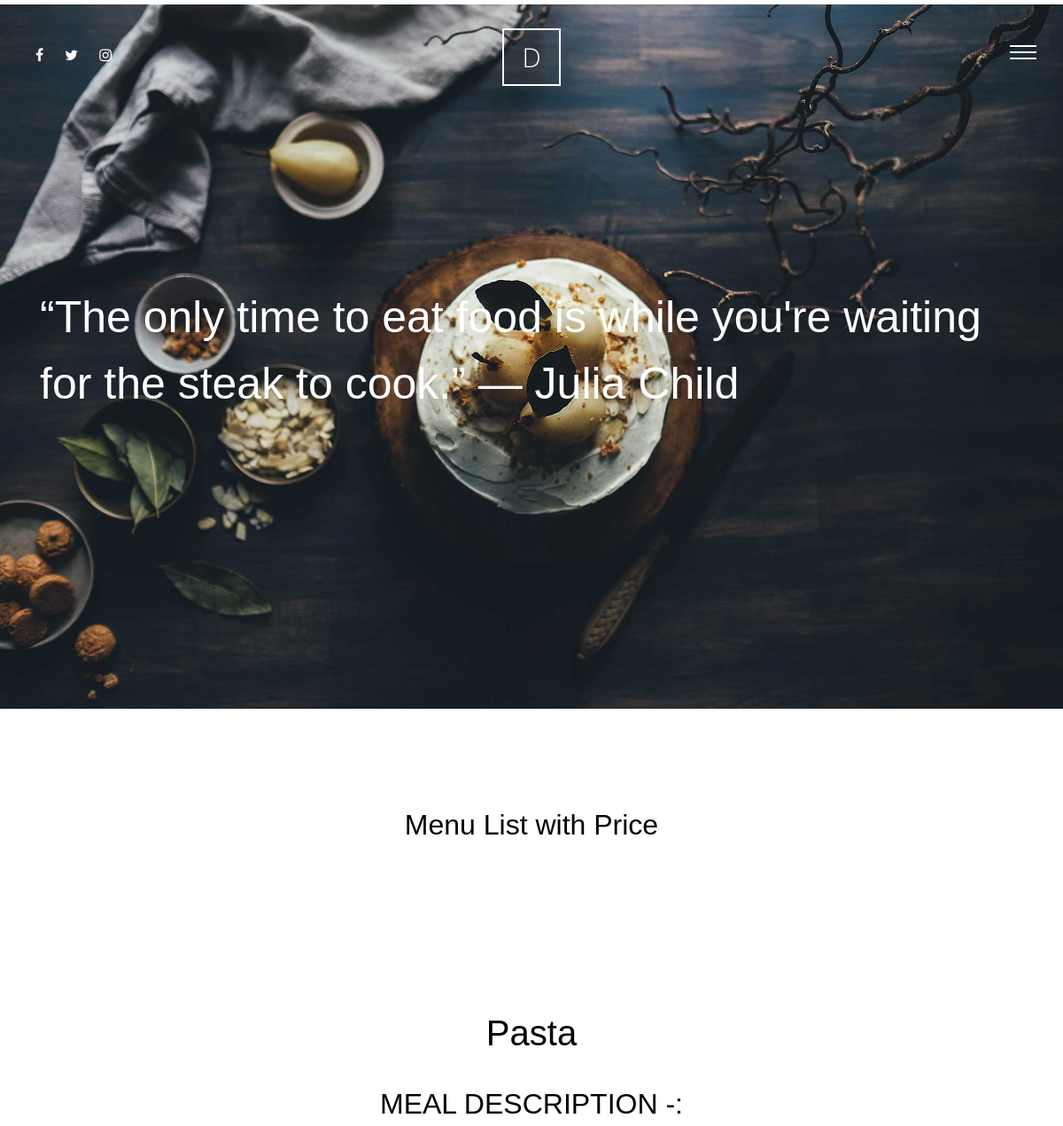
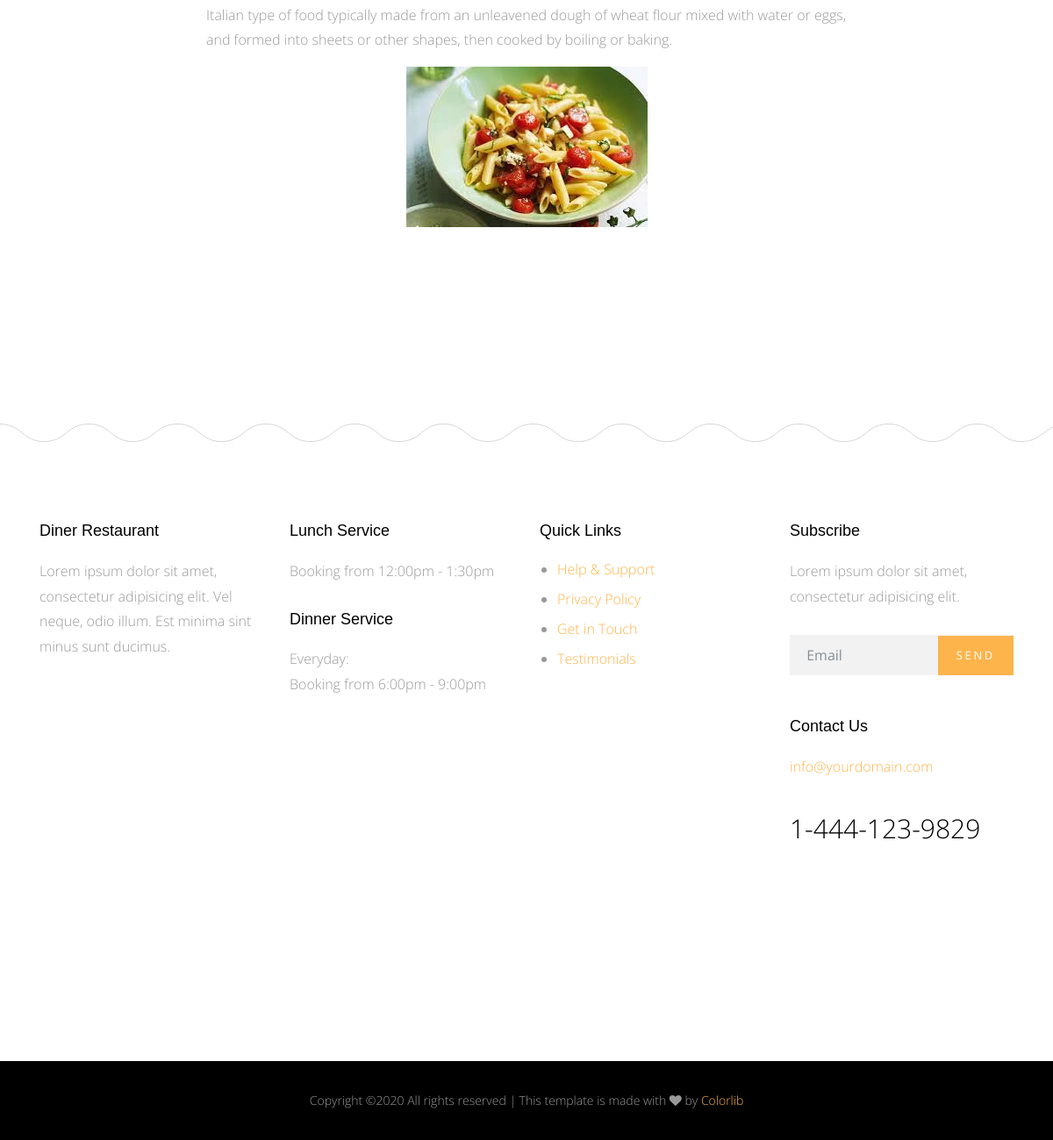
The app's page /pasta with its own data (2 pictures, top to bottom).
### meals/models.py (models this page shows, shortened)
class Meals(models.Model):
    name = models.CharField(max_length=50)
    description = models.TextField(max_length=500)
    people = models.IntegerField()
    price = models.DecimalField(max_digits=5, decimal_places=2)
    preperation_time = models.IntegerField()
    image = models.ImageField(upload_to='meals/')
    slug = models.SlugField(blank=True, null=True)
    category = models.ForeignKey('Category', on_delete=models.SET_NULL, null=True)
    def __str__(self):
        return self.name
    class Meta:
        verbose_name_plural = 'Meals'

### meals/views.py (the view)
# urls.py: path('<slug:slug>', views.meal_detail, name='meal_detail')
def meal_detail(request, slug):
    meal_detail = Meals.objects.get(slug=slug)
    contex = {'meal_detail': meal_detail}
    return render(request, 'Meals/detail.html', contex)

### meals/templates/Meals/detail.html
{% extends 'base.html' %}
{% block com %}
<div class="section">
    <div class="container">
        <div class="row justify-content-center">
          <h1>{{ meal_detail| title }}</h1>
        </div>
        <br>
            <div class="row justify-content-center">
            <h2>MEAL DESCRIPTION -:</h2>
            <P>{{ meal_detail.description }}</P>
            <img src="{{meal_detail.image.url }}" >
        </div>
    </div>
</div>
{% endblock %}

### static/sites_static/css/style.css (style rules this page uses)
html { overflow-x: hidden; }
body { background: #fff; font-family: "Open Sans", cursive; font-size: 16px; line-height: 1.8; font-weight: 300; color: #999999; }
h1, h2, h3, h4, h5 { color: #000; font-family: "Playfair Display", Arial, sans-serif; }
.section { padding: 7em 0; }

### records on screen
Meals: name "Pasta", description "Italian type of food typically made from an unleavened dough of wheat flour mixed with water or eggs, and formed into sheets or other shapes, then cooked by boiling or baking.", image (picture)
